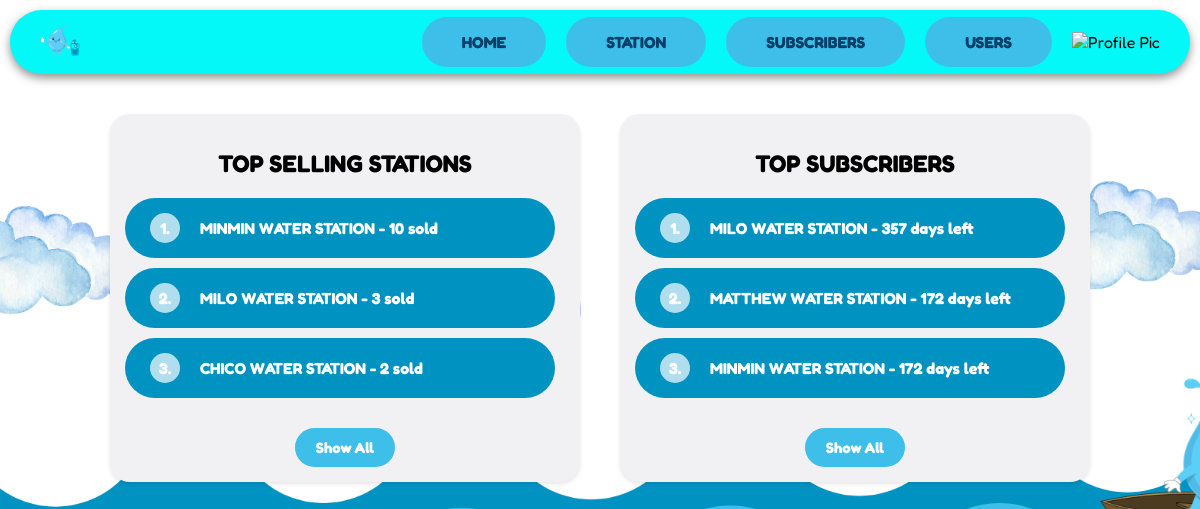
The page /dwos/adminpage.php on the database its author committed.
### tables this page shows
CREATE TABLE `stations` (
  `station_id` int(11) NOT NULL,
  `station_name` varchar(100) NOT NULL,
  `owner_id` int(11) NOT NULL,
  `address` varchar(255) NOT NULL,
  `subscription_status` char(1) NOT NULL DEFAULT 'A' COMMENT 'A - Active, E - Expired',
  `membership_id` int(11) NOT NULL
);

### dwos/adminpage.php (the view, shortened to what this page needs)
<?php
include('dwos.php');
$topSubscribersSql = "SELECT u.user_name, station_name,
                      DATEDIFF(s.end_date, CURDATE()) AS remaining_days
                      FROM subscriptions s
                      JOIN users u ON s.user_id = u.user_id
                      JOIN memberships m ON s.membership_id = m.membership_id
                      JOIN stations st ON st.owner_id = u.user_id
                      ORDER BY remaining_days DESC
                      LIMIT 3";
$topSubscribersResult = $conn->query($topSubscribersSql);
$topSellingStationsSql = "
    SELECT st.station_name, SUM(o.quantity) AS total_sold
    FROM orders o
    JOIN products p ON o.product_id = p.product_id
    JOIN stations st ON p.station_id = st.station_id
    GROUP BY st.station_name
    ORDER BY total_sold DESC
    LIMIT 3";
$topSellingStationsResult = $conn->query($topSellingStationsSql);
?>
<?php include 'adminnavbar.php'; ?>
<!DOCTYPE html>
<html lang="en">
<head>
    <link rel="stylesheet" href="adminpage.css" />
</head>
<body>
    <div class="home-container">
<section class="top-selling">
    <h2>TOP SELLING STATIONS</h2>
    <ul class="list">
        <?php
        if ($topSellingStationsResult->num_rows > 0) {
            $rank = 1;
            while ($row = $topSellingStationsResult->fetch_assoc()) {
                echo "<li class='home'><span class='home-id'>{$rank}.</span>{$row['station_name']} - {$row['total_sold']} sold</li>";
                $rank++;
            }
        } else {
            echo "<li class='home'>No sales found.</li>";
        }
        ?>
    </ul>
    <div class="show-all">
        <button class="btn" data-modal="top-selling-modal">Show All</button>
    </div>
</section>
        <section class="top-subscriber">
            <h2>TOP SUBSCRIBERS</h2>
            <ul class="list">
                <?php
                if ($topSubscribersResult->num_rows > 0) {
                    $rank = 1;
                    while ($row = $topSubscribersResult->fetch_assoc()) {
                        echo "<li class='home'><span class='home-id'>{$rank}.</span>{$row['station_name']} - {$row['remaining_days']} days left</li>";
                        $rank++;
                    }
                } else {
                    echo "<li class='home'>No subscribers found.</li>";
                }
                ?>
            </ul>
            <div class="show-all">
                <button class="btn" data-modal="top-subscriber-modal">Show All</button>
            </div>
        </section>
    </div>
</body>
</html>

### dwos/adminnavbar.css (style rules this page uses)
.btn { background: #3dbfea; color: #003f67; padding: 12px 30px; font-family: 'Fredoka', sans-serif; font-size: 18px; font-weight: bold; border: none; border-radius: 30px; cursor: pointer; width: 150px; text-align: center; display: flex; align-items: center; justify-content: center; text-decoration: none; transition: background 0.3s ease; }

### dwos/adminpage.css (style rules this page uses)
body { font-family: 'Fredoka', sans-serif; margin: 0; padding: 0; width: 100%; height: 100%; background: url('image/home.png') no-repeat; min-height: 95vh; background-size: cover; background-position: center; overflow: auto; }
.home-container { border-radius: 30px; padding: 20px; margin: 20px auto; width: 90%; max-width: 1000px; display: flex; flex-direction: row; justify-content: space-between; align-items: stretch; gap: 20px; border-radius: 20px; }
.top-selling, .top-subscriber { flex: 1; margin: 0 10px; padding: 15px; background-color: #F1F1F3; border-radius: 20px; box-shadow: 0 2px 4px rgba(0, 0, 0, 0.1); display: flex; flex-direction: column; height: 100%; align-items: stretch; flex-grow: 1; }
h2 { font-size: 24px; margin-bottom: 10px; text-align: center; }
ul { list-style-type: none; padding: 0; margin: 0; }
.home-id { font-weight: bold; background-color: #B1DEEF; color: white; width: 30px; height: 30px; display: flex; justify-content: center; align-items: center; border-radius: 50%; margin-right: 20px; margin-left: 10px; }
.home { background-color: #0093C1; padding: 15px; width: 400px; border-radius: 50px; font-size: 16px; color: white; display: flex; align-items: center; font-weight: bold; margin: 10px 0; }
.show-all { display: flex; justify-content: center; margin-top: 20px; }
.show-all .btn { padding: 10px 20px; width: 100px; background-color: #3DBFEA; color: white; font-size: 15px; border: none; border-radius: 100px; cursor: pointer; transition: background-color 0.3s ease; }

### rows shown on the page
stations: station_name "MILO WATER STATION", remaining_days "357"
stations: station_name "MATTHEW WATER STATION", remaining_days "172"
stations: station_name "MINMIN WATER STATION", remaining_days "172"

### other values the page prints
$row['station_name'] "MINMIN WATER STATION"
$row['total_sold'] "10"
$row['station_name'] "MILO WATER STATION"
$row['total_sold'] "3"
$row['station_name'] "CHICO WATER STATION"
$row['total_sold'] "2"
